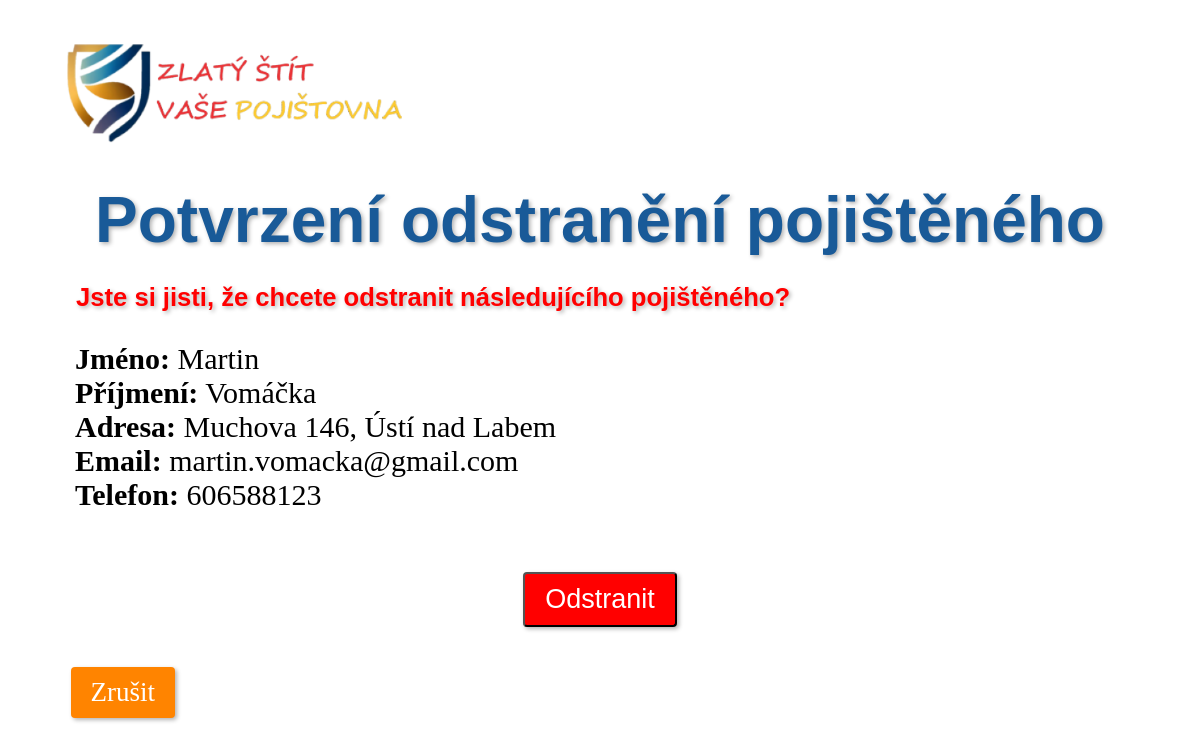
/pojisteni/pojisteny/1/odstranit/, run on the app's committed database.
### pojisteni/models.py (models this page shows, shortened)
class Pojisteny(models.Model):
    jmeno = models.CharField(max_length=100)
    prijmeni = models.CharField(max_length=100)
    email = models.EmailField()
    cislo_popisne = models.CharField(max_length=10)
    telefon = models.CharField(max_length=20)
    ulice = models.CharField(max_length=100)
    psc = models.CharField(max_length=10)
    mesto = models.CharField(max_length=100)

### pojisteni/views.py (the view)
# urls.py: path('pojisteny/<int:pk>/odstranit/', views.odstranit_pojisteneho, name='odstranit_pojisteneho'),
def odstranit_pojisteneho(request, pk):
    pojisteny = get_object_or_404(Pojisteny, pk=pk)
    if request.method == 'POST':
        pojisteny.delete()
        return redirect('seznam_pojistenych')
    return render(request, 'odstranit_pojisteneho.html', {'pojisteny': pojisteny})

### pojisteni/templates/odstranit_pojisteneho.html (shortened to what this page needs)
{% load static %}
<link rel="stylesheet" href="{% static 'pojisteni/style.css' %}">
{% block content %}
<div class="row">
  <img id="logo" src="{% static 'pojisteni/images/logo6.png' %}" alt="Logo">
  <h1>Potvrzení odstranění pojištěného</h1>
<h2 class="upozorneni">Jste si jisti, že chcete odstranit následujícího pojištěného?</h2>
<div class="del-inf">
  <p><strong>Jméno:</strong> {{ pojisteny.jmeno }}</p>
  <p><strong>Příjmení:</strong> {{ pojisteny.prijmeni }}</p>
  <p><strong>Adresa:</strong> {{ pojisteny.ulice }} {{ pojisteny.cislo_popisne }}, {{ pojisteny.mesto }}</p>
  <p><strong>Email:</strong> {{ pojisteny.email }}</p>
  <p><strong>Telefon:</strong> {{ pojisteny.telefon }}</p>
</div>
<form class="form-odstr" method="POST" action="{% url 'odstranit_pojisteneho' pk=pojisteny.pk %}">
  <input type="submit" value="Odstranit" class="btn btn-danger">
</form>
<a href="{% url 'detail_pojisteneho' pk=pojisteny.pk %}" class="btn btn-secondary btn-zrus">Zrušit</a>
</div>
{% endblock %}

### pojisteni/static/pojisteni/style.css (style rules this page uses)
* { margin: 0; padding: 0; box-sizing: border-box; }
.row { max-width: 1140px; margin: auto; }
#logo { max-width: 30%; margin: 3%; }
h1 { font-size: 4em; text-align: center; font-family: Verdana, Geneva, Tahoma, sans-serif; color: #195a98; text-shadow: 2px 2px 4px rgba(0, 0, 0, 0.3); }
h2 { font-size: 1.6em; font-family: Verdana, Geneva, Tahoma, sans-serif; color: #071467; text-shadow: 2px 2px 4px rgba(0, 0, 0, 0.3); margin-top: 1em; margin-bottom: 0.5em; margin-left: 0.3em; }
.upozorneni { color: #ff0000; margin-left: 1.8em; }
.btn { display: inline-block; padding: 10px 20px; background-color: #17c600; color: #fff; text-decoration: none; border-radius: 4px; font-size: 27px; box-shadow: 2px 2px 4px rgba(0, 0, 0, 0.3); }
.btn-zrus { margin-left: 1.5em; background-color: #ff8400; }
.btn-danger { background-color: #ff0000; }
form { margin: 1em; text-align: center; font-size: 40px; background-color: rgb(177, 201, 201); }
.form-odstr { background-color: #ffffff; }
.del-inf { font-size: 30px; margin-left: 1.5em; margin-top: 1em; margin-bottom: 2em; }

### data on the page
Pojisteny: jmeno "Martin", prijmeni "Vomáčka", ulice "Muchova", cislo_popisne "146", mesto "Ústí nad Labem", email "martin.vomacka@gmail.com", telefon "606588123"
